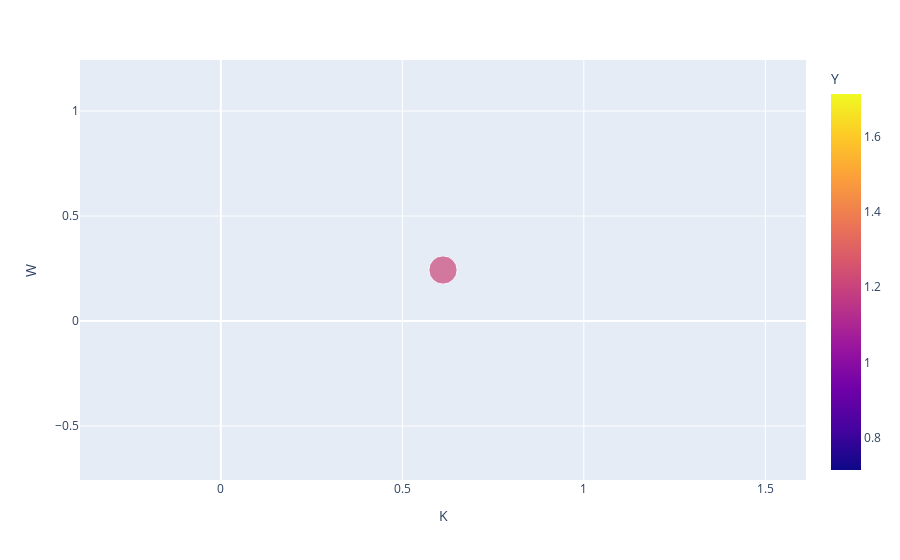
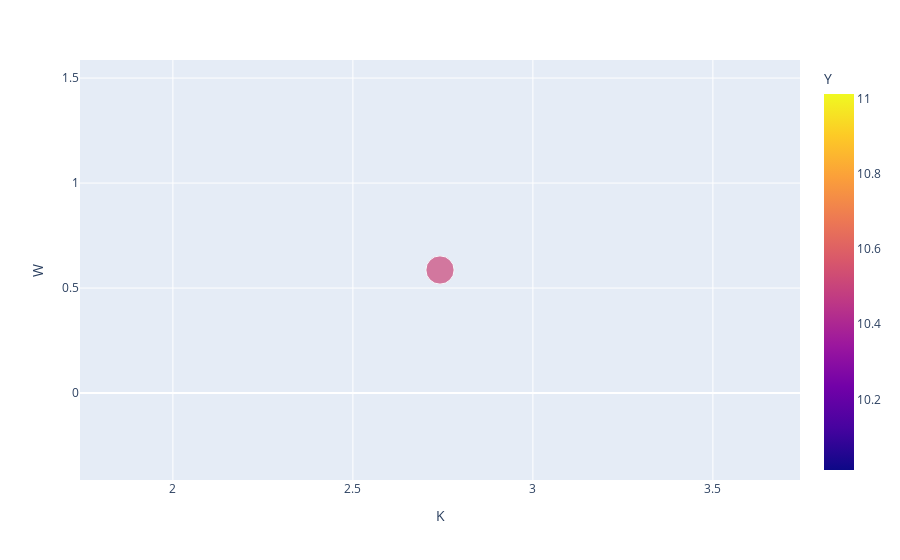
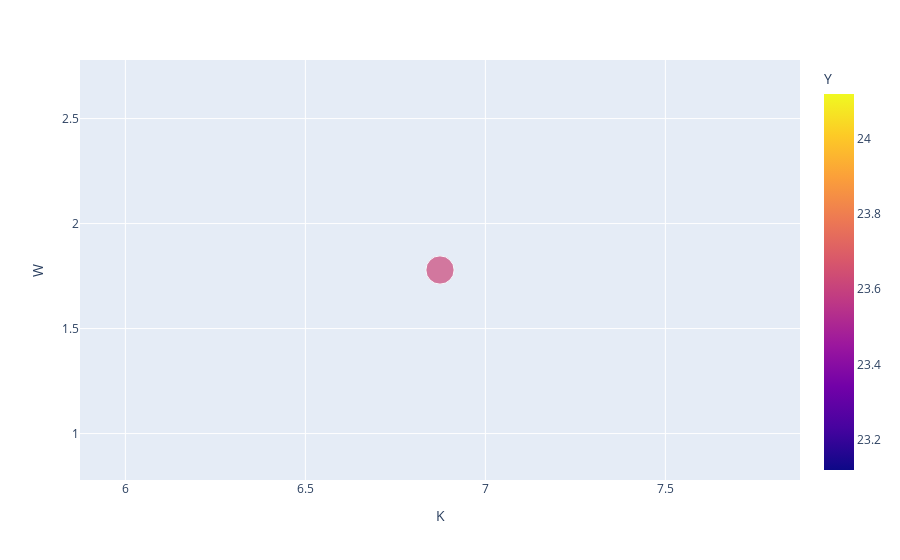

Source (notebook cell) for these figures, in order:
### Code cell
@interact
def plot_city(YEAR = list(df.YEAR.unique())):
    filtered_df = df[df.YEAR == YEAR]
    
    #create plot on filtered data..
    fig = filtered_df.plot(kind="scatter", x = "K", y="W", color="Y", size="R" )
    fig.show()

### Figure 1 — Plotly figure (JSON) as saved in the notebook; plotly's stock layout.template omitted (floating-point values rounded to 4 significant figures)
{"data": [{"hovertemplate": "K=%{x}<br>W=%{y}<br>R=%{marker.size}<br>Y=%{marker.color}<extra></extra>", "legendgroup": "", "marker": {"color": [1.214], "coloraxis": "coloraxis", "size": [0.1454], "sizemode": "area", "sizeref": 0.0003635, "symbol": "circle"}, "mode": "markers", "name": "", "orientation": "v", "showlegend": false, "type": "scatter", "x": [0.612], "xaxis": "x", "y": [0.243], "yaxis": "y"}], "layout": {"coloraxis": {"colorbar": {"title": {"text": "Y"}}, "colorscale": [[0, "#0d0887"], [0.1111, "#46039f"], [0.2222, "#7201a8"], [0.3333, "#9c179e"], [0.4444, "#bd3786"], [0.5556, "#d8576b"], [0.6667, "#ed7953"], [0.7778, "#fb9f3a"], [0.8889, "#fdca26"], [1, "#f0f921"]]}, "legend": {"itemsizing": "constant", "tracegroupgap": 0}, "margin": {"t": 60}, "xaxis": {"anchor": "y", "domain": [0, 1], "title": {"text": "K"}}, "yaxis": {"anchor": "x", "domain": [0, 1], "title": {"text": "W"}}}}

### Figure 2 — Plotly figure (JSON) as saved in the notebook; plotly's stock layout.template omitted (floating-point values rounded to 4 significant figures)
{"data": [{"hovertemplate": "K=%{x}<br>W=%{y}<br>R=%{marker.size}<br>Y=%{marker.color}<extra></extra>", "legendgroup": "", "marker": {"color": [10.51], "coloraxis": "coloraxis", "size": [0.5369], "sizemode": "area", "sizeref": 0.001342, "symbol": "circle"}, "mode": "markers", "name": "", "orientation": "v", "showlegend": false, "type": "scatter", "x": [2.742], "xaxis": "x", "y": [0.586], "yaxis": "y"}], "layout": {"coloraxis": {"colorbar": {"title": {"text": "Y"}}, "colorscale": [[0, "#0d0887"], [0.1111, "#46039f"], [0.2222, "#7201a8"], [0.3333, "#9c179e"], [0.4444, "#bd3786"], [0.5556, "#d8576b"], [0.6667, "#ed7953"], [0.7778, "#fb9f3a"], [0.8889, "#fdca26"], [1, "#f0f921"]]}, "legend": {"itemsizing": "constant", "tracegroupgap": 0}, "margin": {"t": 60}, "xaxis": {"anchor": "y", "domain": [0, 1], "title": {"text": "K"}}, "yaxis": {"anchor": "x", "domain": [0, 1], "title": {"text": "W"}}}}

### Figure 3 — Plotly figure (JSON) as saved in the notebook; plotly's stock layout.template omitted (floating-point values rounded to 4 significant figures)
{"data": [{"hovertemplate": "K=%{x}<br>W=%{y}<br>R=%{marker.size}<br>Y=%{marker.color}<extra></extra>", "legendgroup": "", "marker": {"color": [23.62], "coloraxis": "coloraxis", "size": [0.5346], "sizemode": "area", "sizeref": 0.001337, "symbol": "circle"}, "mode": "markers", "name": "", "orientation": "v", "showlegend": false, "type": "scatter", "x": [6.874], "xaxis": "x", "y": [1.779], "yaxis": "y"}], "layout": {"coloraxis": {"colorbar": {"title": {"text": "Y"}}, "colorscale": [[0, "#0d0887"], [0.1111, "#46039f"], [0.2222, "#7201a8"], [0.3333, "#9c179e"], [0.4444, "#bd3786"], [0.5556, "#d8576b"], [0.6667, "#ed7953"], [0.7778, "#fb9f3a"], [0.8889, "#fdca26"], [1, "#f0f921"]]}, "legend": {"itemsizing": "constant", "tracegroupgap": 0}, "margin": {"t": 60}, "xaxis": {"anchor": "y", "domain": [0, 1], "title": {"text": "K"}}, "yaxis": {"anchor": "x", "domain": [0, 1], "title": {"text": "W"}}}}
